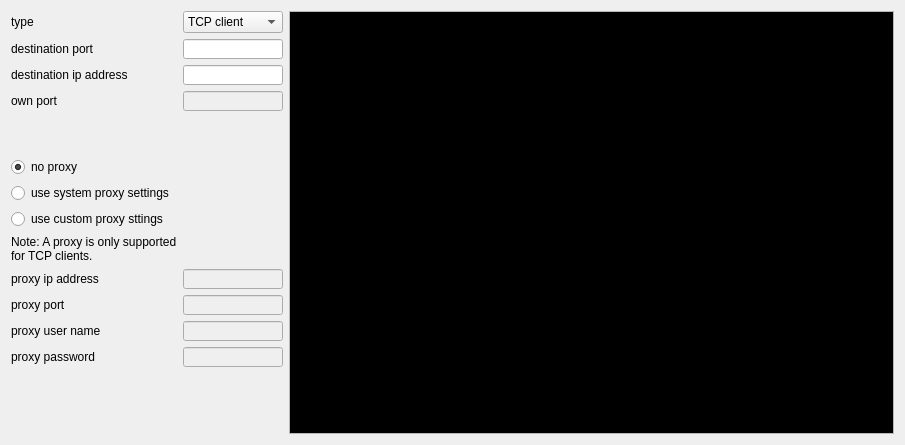
         <widget class="QWidget" name="scrollAreaWidgetContents_4">
          <property name="geometry">
           <rect>
            <x>0</x>
            <y>0</y>
            <width>905</width>
            <height>445</height>
           </rect>
          </property>
          <layout class="QHBoxLayout" name="horizontalLayout_9" stretch="0,1">
           <item>
            <layout class="QVBoxLayout" name="verticalLayout_10" stretch="0,0">
             <item>
              <layout class="QGridLayout" name="gridLayout_4">
               <item row="0" column="0">
                <widget class="QLabel" name="type">
                 <property name="text">
                  <string>type</string>
                 </property>
                </widget>
               </item>
               <item row="0" column="1">
                <widget class="QComboBox" name="socketsTypeComboBox">
                 <property name="enabled">
                  <bool>true</bool>
                 </property>
                 <property name="sizePolicy">
                  <sizepolicy hsizetype="Minimum" vsizetype="Fixed">
                   <horstretch>0</horstretch>
                   <verstretch>0</verstretch>
                  </sizepolicy>
                 </property>
                 <property name="minimumSize">
                  <size>
                   <width>0</width>
                   <height>20</height>
                  </size>
                 </property>
                 <property name="maximumSize">
                  <size>
                   <width>110</width>
                   <height>16777215</height>
                  </size>
                 </property>
                 <item>
                  <property name="text">
                   <string>TCP client</string>
                  </property>
                 </item>
                 <item>
                  <property name="text">
                   <string>TCP server</string>
                  </property>
                 </item>
                 <item>
                  <property name="text">
                   <string>UDP socket</string>
                  </property>
                 </item>
                </widget>
               </item>
               <item row="1" column="0">
                <widget class="QLabel" name="socketPortLabel">
                 <property name="text">
                  <string>destination port</string>
                 </property>
                </widget>
               </item>
               <item row="1" column="1">
                <widget class="QLineEdit" name="socketPartnerPortLineEdit">
                 <property name="enabled">
                  <bool>true</bool>
                 </property>
                 <property name="sizePolicy">
                  <sizepolicy hsizetype="Ignored" vsizetype="Fixed">
                   <horstretch>0</horstretch>
                   <verstretch>0</verstretch>
                  </sizepolicy>
                 </property>
                 <property name="minimumSize">
                  <size>
                   <width>0</width>
                   <height>20</height>
                  </size>
                 </property>
                 <property name="maximumSize">
                  <size>
                   <width>16777215</width>
                   <height>20</height>
                  </size>
                 </property>
                </widget>
               </item>
               <item row="2" column="0">
                <widget class="QLabel" name="soketAddressLabel">
                 <property name="text">
                  <string>destination ip address</string>
                 </property>
                </widget>
               </item>
               <item row="2" column="1">
                <widget class="QLineEdit" name="socketAddressLineEdit">
                 <property name="enabled">
                  <bool>true</bool>
                 </property>
                 <property name="sizePolicy">
                  <sizepolicy hsizetype="Ignored" vsizetype="Fixed">
                   <horstretch>0</horstretch>
                   <verstretch>0</verstretch>
                  </sizepolicy>
                 </property>
                 <property name="minimumSize">
                  <size>
                   <width>0</width>
                   <height>20</height>
                  </size>
                 </property>
                 <property name="maximumSize">
                  <size>
                   <width>16777215</width>
                   <height>20</height>
                  </size>
                 </property>
                 <property name="inputMask">
                  <string/>
                 </property>
                 <property name="text">
                  <string/>
                 </property>
                </widget>
               </item>
               <item row="3" column="0">
                <widget class="QLabel" name="socketOwnUdpPort">
                 <property name="text">
                  <string>own port</string>
                 </property>
                </widget>
               </item>
               <item row="3" column="1">
                <widget class="QLineEdit" name="socketOwnPortLineEdit">
                 <property name="enabled">
                  <bool>false</bool>
                 </property>
                 <property name="sizePolicy">
                  <sizepolicy hsizetype="Ignored" vsizetype="Fixed">
                   <horstretch>0</horstretch>
                   <verstretch>0</verstretch>
                  </sizepolicy>
                 </property>
                 <property name="minimumSize">
                  <size>
                   <width>0</width>
                   <height>20</height>
                  </size>
                 </property>
                 <property name="maximumSize">
                  <size>
                   <width>16777215</width>
                   <height>20</height>
                  </size>
                 </property>
                </widget>
               </item>
               <item row="6" column="0">
                <widget class="QRadioButton" name="useSystemProxyRadioButton">
                 <property name="sizePolicy">
                  <sizepolicy hsizetype="Minimum" vsizetype="Minimum">
                   <horstretch>0</horstretch>
                   <verstretch>0</verstretch>
                  </sizepolicy>
                 </property>
                 <property name="maximumSize">
                  <size>
                   <width>200</width>
                   <height>16777215</height>
                  </size>
                 </property>
                 <property name="text">
                  <string>use system proxy settings</string>
                 </property>
                </widget>
               </item>
               <item row="4" column="0">
                <spacer name="verticalSpacer_3">
                 <property name="orientation">
                  <enum>Qt::Vertical</enum>
                 </property>
                 <property name="sizeHint" stdset="0">
                  <size>
                   <width>20</width>
                   <height>40</height>
                  </size>
                 </property>
                </spacer>
               </item>
               <item row="8" column="0">
                <widget class="QLabel" name="label_23">
                 <property name="text">
                  <string>Note: A proxy is only supported
for TCP clients.</string>
                 </property>
                </widget>
               </item>
               <item row="7" column="0">
                <widget class="QRadioButton" name="useSpecificProxyRadioButton">
                 <property name="sizePolicy">
                  <sizepolicy hsizetype="Minimum" vsizetype="Minimum">
                   <horstretch>0</horstretch>
                   <verstretch>0</verstretch>
                  </sizepolicy>
                 </property>
                 <property name="maximumSize">
                  <size>
                   <width>200</width>
                   <height>16777215</height>
                  </size>
                 </property>
                 <property name="text">
                  <string>use custom proxy sttings</string>
                 </property>
                </widget>
               </item>
               <item row="9" column="0">
                <widget class="QLabel" name="label_19">
                 <property name="text">
                  <string>proxy ip address</string>
                 </property>
                </widget>
               </item>
               <item row="9" column="1">
                <widget class="QLineEdit" name="proxyAddressLineEdit">
                 <property name="enabled">
                  <bool>false</bool>
                 </property>
                 <property name="sizePolicy">
                  <sizepolicy hsizetype="Minimum" vsizetype="Fixed">
                   <horstretch>0</horstretch>
                   <verstretch>0</verstretch>
                  </sizepolicy>
                 </property>
                 <property name="minimumSize">
                  <size>
                   <width>0</width>
                   <height>20</height>
                  </size>
                 </property>
                 <property name="maximumSize">
                  <size>
                   <width>100</width>
                   <height>20</height>
                  </size>
                 </property>
                </widget>
               </item>
               <item row="5" column="0">
                <widget class="QRadioButton" name="noProxyRadioButton">
                 <property name="maximumSize">
                  <size>
                   <width>100</width>
                   <height>16777215</height>
                  </size>
                 </property>
                 <property name="text">
                  <string>no proxy</string>
                 </property>
                 <property name="checked">
                  <bool>true</bool>
                 </property>
                </widget>
               </item>
               <item row="10" column="0">
                <widget class="QLabel" name="label_20">
                 <property name="text">
                  <string>proxy port</string>
                 </property>
                </widget>
               </item>
               <item row="10" column="1">
                <widget class="QLineEdit" name="proxyPortLineEdit">
                 <property name="enabled">
                  <bool>false</bool>
                 </property>
                 <property name="sizePolicy">
                  <sizepolicy hsizetype="Minimum" vsizetype="Fixed">
                   <horstretch>0</horstretch>
                   <verstretch>0</verstretch>
                  </sizepolicy>
                 </property>
                 <property name="minimumSize">
                  <size>
                   <width>0</width>
                   <height>20</height>
                  </size>
                 </property>
                 <property name="maximumSize">
                  <size>
                   <width>100</width>
                   <height>20</height>
                  </size>
                 </property>
                </widget>
               </item>
               <item row="11" column="0">
                <widget class="QLabel" name="label_21">
                 <property name="text">
                  <string>proxy user name</string>
                 </property>
                </widget>
               </item>
               <item row="11" column="1">
                <widget class="QLineEdit" name="proxyUserNameLineEdit">
                 <property name="enabled">
                  <bool>false</bool>
                 </property>
                 <property name="sizePolicy">
                  <sizepolicy hsizetype="Minimum" vsizetype="Fixed">
                   <horstretch>0</horstretch>
                   <verstretch>0</verstretch>
                  </sizepolicy>
                 </property>
                 <property name="minimumSize">
                  <size>
                   <width>0</width>
                   <height>20</height>
                  </size>
                 </property>
                 <property name="maximumSize">
                  <size>
                   <width>100</width>
                   <height>20</height>
                  </size>
                 </property>
                </widget>
               </item>
               <item row="12" column="0">
                <widget class="QLabel" name="label_22">
                 <property name="text">
                  <string>proxy password</string>
                 </property>
                </widget>
               </item>
               <item row="12" column="1">
                <widget class="QLineEdit" name="proxyPasswordLineEdit">
                 <property name="enabled">
                  <bool>false</bool>
                 </property>
                 <property name="sizePolicy">
                  <sizepolicy hsizetype="Minimum" vsizetype="Fixed">
                   <horstretch>0</horstretch>
                   <verstretch>0</verstretch>
                  </sizepolicy>
                 </property>
                 <property name="minimumSize">
                  <size>
                   <width>0</width>
                   <height>20</height>
                  </size>
                 </property>
                 <property name="maximumSize">
                  <size>
                   <width>100</width>
                   <height>20</height>
                  </size>
                 </property>
                 <property name="echoMode">
                  <enum>QLineEdit::Password</enum>
                 </property>
                </widget>
               </item>
              </layout>
             </item>
             <item>
              <spacer name="verticalSpacer_5">
               <property name="orientation">
                <enum>Qt::Vertical</enum>
               </property>
               <property name="sizeHint" stdset="0">
                <size>
                 <width>20</width>
                 <height>40</height>
                </size>
               </property>
              </spacer>
             </item>
            </layout>
           </item>
           <item>
            <widget class="QTextEdit" name="iPAddressesTextEdit">
             <property name="palette">
              <palette>
               <active>
                <colorrole role="Text">
                 <brush brushstyle="SolidPattern">
                  <color alpha="255">
                   <red>0</red>
                   <green>255</green>
                   <blue>0</blue>
                  </color>
                 </brush>
                </colorrole>
                <colorrole role="Base">
                 <brush brushstyle="SolidPattern">
                  <color alpha="255">
                   <red>0</red>
                   <green>0</green>
                   <blue>0</blue>
                  </color>
                 </brush>
                </colorrole>
               </active>
               <inactive>
                <colorrole role="Text">
                 <brush brushstyle="SolidPattern">
                  <color alpha="255">
                   <red>0</red>
                   <green>255</green>
                   <blue>0</blue>
                  </color>
                 </brush>
                </colorrole>
                <colorrole role="Base">
                 <brush brushstyle="SolidPattern">
                  <color alpha="255">
                   <red>0</red>
                   <green>0</green>
                   <blue>0</blue>
                  </color>
                 </brush>
                </colorrole>
               </inactive>
               <disabled>
                <colorrole role="Text">
                 <brush brushstyle="SolidPattern">
                  <color alpha="255">
                   <red>120</red>
                   <green>120</green>
                   <blue>120</blue>
                  </color>
                 </brush>
                </colorrole>
                <colorrole role="Base">
                 <brush brushstyle="SolidPattern">
                  <color alpha="255">
                   <red>240</red>
                   <green>240</green>
                   <blue>240</blue>
                  </color>
                 </brush>
                </colorrole>
               </disabled>
              </palette>
             </property>
             <property name="readOnly">
              <bool>true</bool>
             </property>
            </widget>
           </item>
          </layout>
         </widget>
